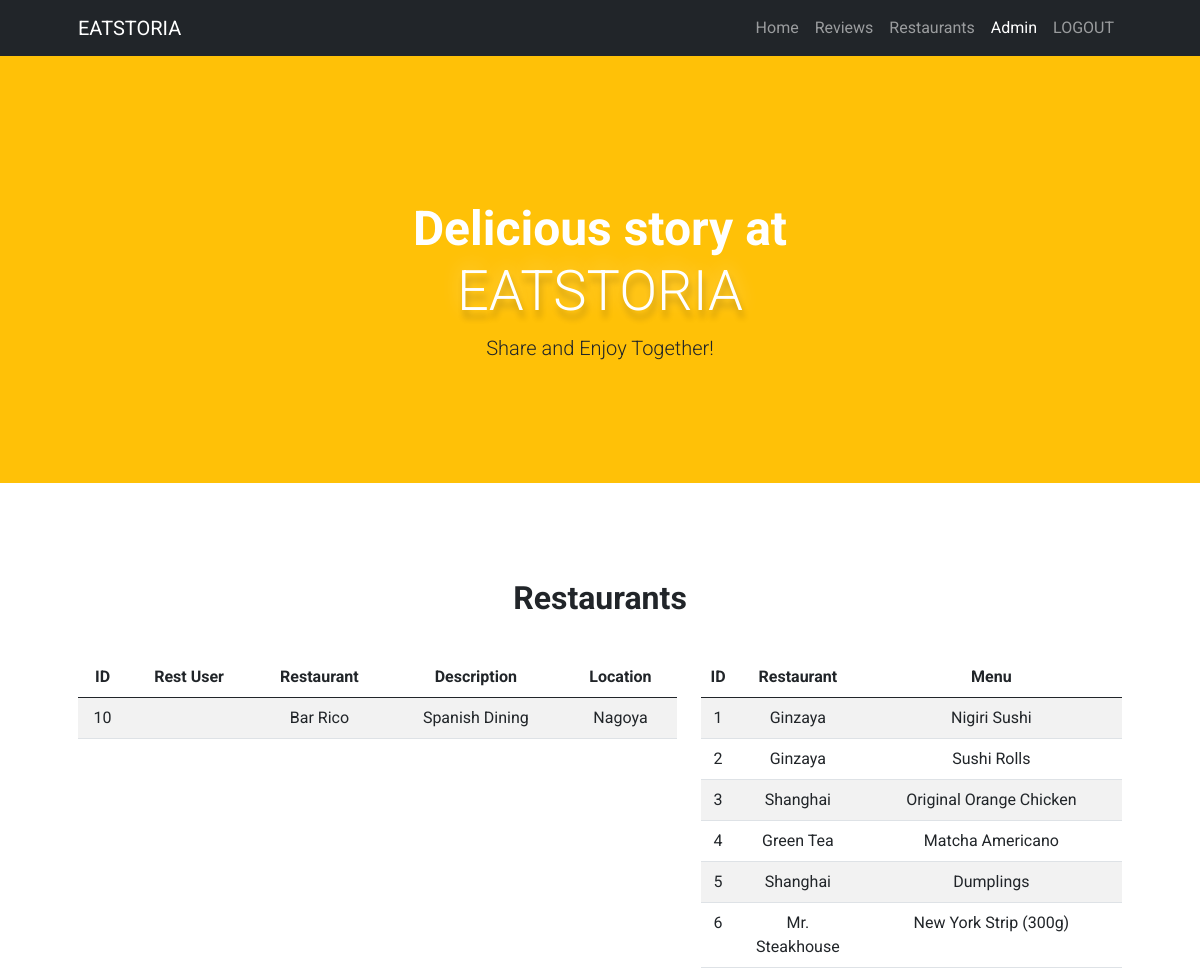
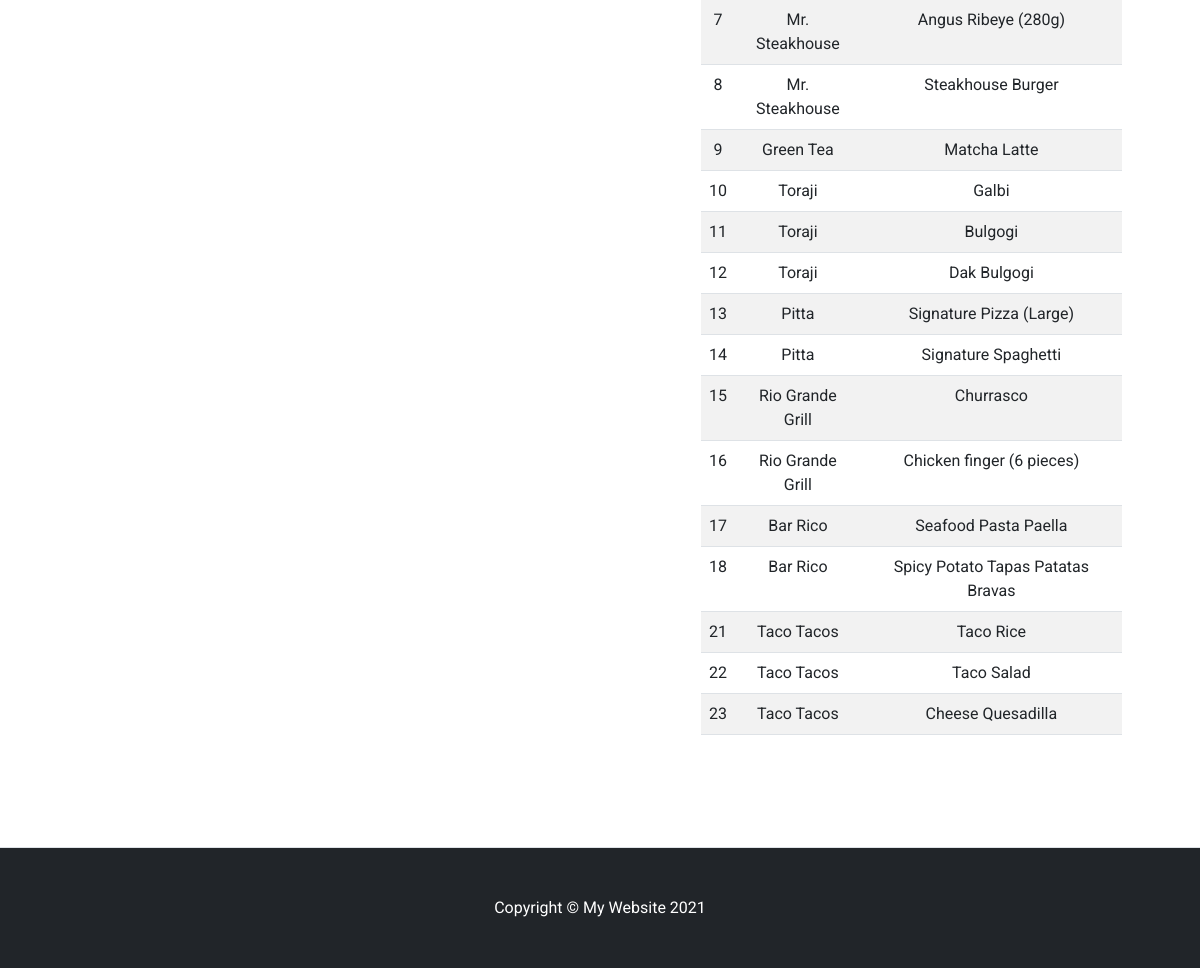
/dashboard-restaurants.php, run on the app's committed database (2 pictures, top to bottom).
### tables this page shows
CREATE TABLE `restaurant` (
  `rest_id` int(11) NOT NULL,
  `rest_name` varchar(100) NOT NULL,
  `description` varchar(200) NOT NULL,
  `location` varchar(100) NOT NULL,
  `telephone` varchar(100) NOT NULL,
  `open_hour` varchar(100) NOT NULL,
  `account_id` int(11) NOT NULL
);

CREATE TABLE `menu` (
  `menu_id` int(11) NOT NULL,
  `menu_title` varchar(100) NOT NULL,
  `price` varchar(100) NOT NULL,
  `description` varchar(200) NOT NULL,
  `rest_id` int(11) NOT NULL
);

### class/database.php (called while the page is built, shortened)
<?php
class Database{
    private $servername = "localhost";
    private $username = "root";
    private $password = "";
    private $database = "eatstoria";
    public function connect(){
        $conn = new mysqli($this->servername, $this->username, $this->password, $this->database);
        if($conn->connect_error){
            die("ERROR CONNECTING TO THE DATABASE ".$conn->connect_error);
        }else{
            return $conn;
        }
    }
}
?>

### class/menu.php (the view, shortened to what this page needs)
<?php
require_once 'database.php';
class Menu extends Database{
    private $conn;
    public function __construct($menu_id=NULL){
        $this->conn = $this->connect();
    }
    public function displayMenuOnDashboard($menu_id=NULL){
        $sql = "SELECT * FROM menu
                INNER JOIN restaurant ON menu.rest_id=restaurant.rest_id";
        $result = $this->conn->query($sql);
        if($result && $result->num_rows>0){
            while ($row = $result->fetch_assoc()){
                echo "<tr>
                <td>".$row["menu_id"]."</td>
                <td>".$row["rest_name"]."</td>
                <td>".$row["menu_title"]."</td>
                </tr>";
            }
        }
    }
}
?>

### dashboard-restaurants.php (shortened to what this page needs)
<?php
include 'class/restaurant.php';
$restaurant = new Restaurant();
include 'class/menu.php';
$menu = new Menu();
$menu_id = $menu->getMenuTitle();
?>
<!DOCTYPE html>
<html lang="en">
<head>
    <link href="https://cdn.jsdelivr.net/npm/bootstrap-icons@1.4.1/font/bootstrap-icons.css" rel="stylesheet" />
    <link href="css/styles.css" rel="stylesheet" />
    <link rel="stylesheet" href="https://cdnjs.cloudflare.com/ajax/libs/font-awesome/5.15.3/css/all.min.css" />
</head>
<body>
    <nav class="navbar navbar-expand-lg navbar-dark bg-dark">
        <div class="container px-5">
            <a class="navbar-brand" href="index.php">EATSTORIA</a>
            <div class="collapse navbar-collapse" id="navbarSupportedContent">
                <ul class="navbar-nav ms-auto mb-2 mb-lg-0">
                <li class="nav-item"><a class="nav-link" href="index.php">Home</a></li>
                    <li class="nav-item"><a class="nav-link" href="review-top.php">Reviews</a></li>
                    <li class="nav-item"><a class="nav-link" href="restaurant-top.php">Restaurants</a></li>
                    <li class="nav-item"><a class="nav-link active" aria-current="page" href="dashboard.php">Admin</a></li>
                    <li class="nav-item"><a class="nav-link" href="logout.php">LOGOUT</a></li>
                </ul>
            </div>
        </div>
    </nav>
    <header class="bg-warning py-5">
        <div class="container px-5">
            <div class="row gx-5 justify-content-center">
                <div class="col-lg-6">
                    <div class="text-center my-5">
                        <h1 class="display-5 fw-bolder text-white mb-2">Delicious story at <span class="display-4 lead" style="text-shadow: 2px 8px 6px rgba(0,0,0,0.2), 0px -3px 20px rgba(255,255,255,0.4);">EATSTORIA</span></h1>
                        <p class="lead text-dark-50 mb-4">Share and Enjoy Together!</p>
                    </div>
                </div>
            </div>
        </div>
    </header>
    <section class="py-5 border-bottom" id="features">
        <div class="container px-5 my-5">
            <div class="text-center mb-5">
                <h2 class="fw-bolder">Restaurants</h2>
                <form action="" method="POST">
                    <div class="row">
                <div class="col-7 mt-3">
                    <table class="table table-striped mt-3">
                        <thead>
                            <tr>
                                <th scope="col">ID</th>
                                <th scope="col">Rest User</th>
                                <th scope="col">Restaurant</th>
                                <th scope="col">Description</th>
                                <th scope="col">Location</th>
                            </tr>
                        </thead>
                        <tbody>
                            <?php
                            $restaurant->displayRestaurantOnDashboard($rest_id);
                            ?>
                        </tbody>
                    </table>
                </div>
                <div class="col-5 mt-3">
                    <table class="table table-striped mt-3 ">
                        <thead>
                            <tr>
                                <th scope="col">ID</th>
                                <th scope="col">Restaurant</th>
                                <th scope="col">Menu</th>
                            </tr>
                        </thead>
                        <tbody>
                            <?php
                            $menu->displayMenuOnDashboard($menu_id);
                            ?>
                        </tbody>
                    </table>
                </div>
                </div>
            </form>
            </div>
        </div>
    </section>
    <footer class="py-5 bg-dark">
        <div class="container px-5">
            <p class="m-0 text-center text-white">Copyright &copy; My Website 2021</p>
        </div>
    </footer>
</body>
</html>

### class/restaurant.php (shortened to what this page needs)
<?php
require_once 'database.php';
class Restaurant extends Database{
    private $conn;
    public function __construct($rest_id=NULL){
        $this->conn = $this->connect();
    }
    public function displayRestaurantOnDashboard($rest_id=NULL){
        $sql = "SELECT * FROM restaurant
                INNER JOIN accounts ON restaurant.account_id = accounts.account_id";
        $result = $this->conn->query($sql);
        if($result && $result->num_rows>0){
            while ($row = $result->fetch_assoc()){
                echo "<tr>
                <td>".$row["rest_id"]."</td>
                <td>".$row["rest_username"]."</td>
                <td>".$row["rest_name"]."</td>
                <td>".$row["description"]."</td>
                <td>".$row["location"]."</td>
                </tr>";
            }
        } else {
            echo "No data";
        }
    }
}

### dashboard-restaurants.php (style rules this page uses)
body { font-family: 'Roboto', sans-serif; }

### data on the page
restaurant: rest_id "10", rest_name "Bar Rico", description "Spanish Dining", location "Nagoya"
menu: menu_id "1", rest.rest_name "Ginzaya", menu_title "Nigiri Sushi"
menu: menu_id "2", rest.rest_name "Ginzaya", menu_title "Sushi Rolls"
menu: menu_id "3", rest.rest_name "Shanghai", menu_title "Original Orange Chicken"
menu: menu_id "4", rest.rest_name "Green Tea", menu_title "Matcha Americano"
menu: menu_id "5", rest.rest_name "Shanghai", menu_title "Dumplings"
menu: menu_id "6", rest.rest_name "Mr. Steakhouse", menu_title "New York Strip (300g)"
menu: menu_id "7", rest.rest_name "Mr. Steakhouse", menu_title "Angus Ribeye (280g)"
menu: menu_id "8", rest.rest_name "Mr. Steakhouse", menu_title "Steakhouse Burger"
menu: menu_id "9", rest.rest_name "Green Tea", menu_title "Matcha Latte"
menu: menu_id "10", rest.rest_name "Toraji", menu_title "Galbi"
menu: menu_id "11", rest.rest_name "Toraji", menu_title "Bulgogi"
menu: menu_id "12", rest.rest_name "Toraji", menu_title "Dak Bulgogi"
menu: menu_id "13", rest.rest_name "Pitta", menu_title "Signature Pizza (Large)"
menu: menu_id "14", rest.rest_name "Pitta", menu_title "Signature Spaghetti"
menu: menu_id "15", rest.rest_name "Rio Grande Grill", menu_title "Churrasco"
menu: menu_id "16", rest.rest_name "Rio Grande Grill", menu_title "Chicken finger (6 pieces)"
menu: menu_id "17", rest.rest_name "Bar Rico", menu_title "Seafood Pasta Paella"
menu: menu_id "18", rest.rest_name "Bar Rico", menu_title "Spicy Potato Tapas Patatas Bravas"
menu: menu_id "21", rest.rest_name "Taco Tacos", menu_title "Taco Rice"
menu: menu_id "22", rest.rest_name "Taco Tacos", menu_title "Taco Salad"
menu: menu_id "23", rest.rest_name "Taco Tacos", menu_title "Cheese Quesadilla"
